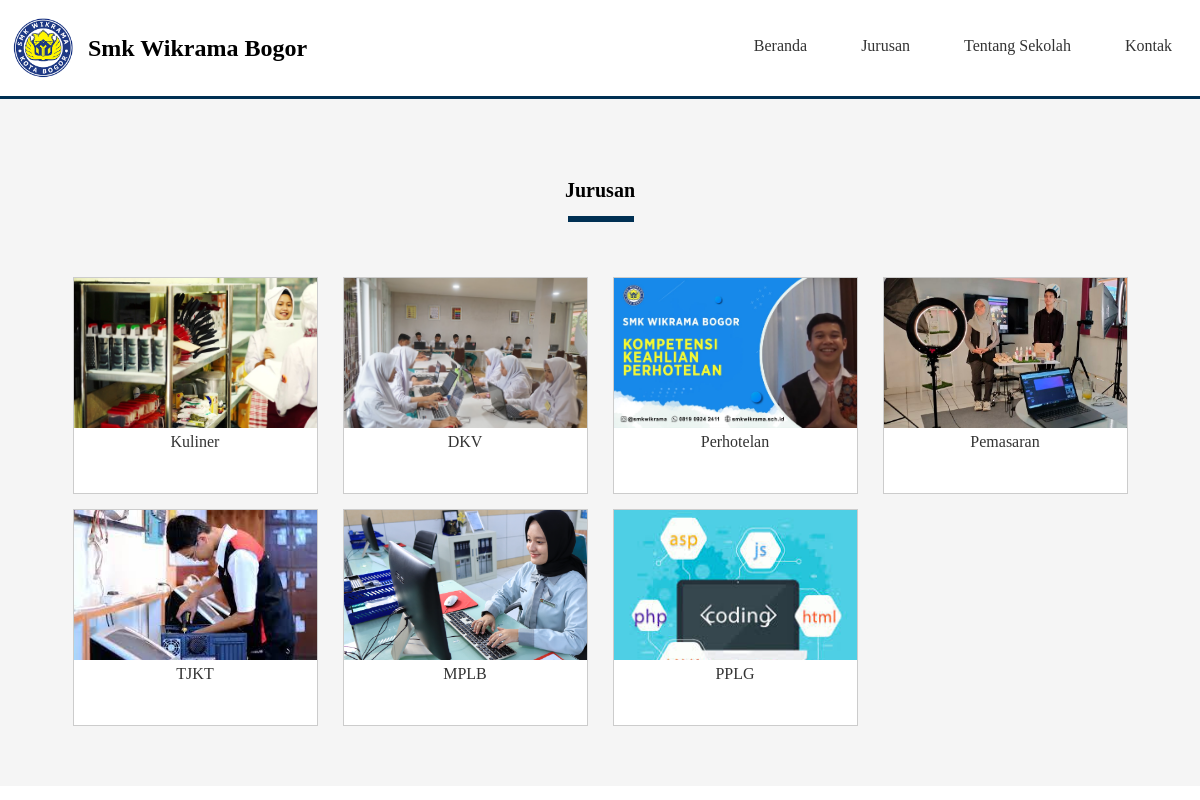
The app's page /projek/jurusan.php with its own data.
### tables this page shows
CREATE TABLE `pengaturan` (
  `id` int(11) NOT NULL,
  `nama` varchar(50) NOT NULL,
  `alamat` text NOT NULL,
  `telepon` varchar(50) NOT NULL,
  `logo` varchar(50) NOT NULL,
  `tentang_sekolah` text NOT NULL,
  `foto_sekolah` varchar(50) NOT NULL,
  `google_maps` text NOT NULL
);

CREATE TABLE `jurusan` (
  `id` int(11) NOT NULL,
  `nama` varchar(30) NOT NULL,
  `keterangan` varchar(500) NOT NULL,
  `gambar` varchar(50) NOT NULL
);

### projek/jurusan.php (the view, shortened to what this page needs)
<?php
require 'header.php';
?>
<!DOCTYPE html>
<html lang="en">
<head>
</head>
<body>
    <div class="section" id="tentang">
        <div class="container">
            <h3 class="text-center">Jurusan</h3>
            <?php
            $jurusan = mysqli_query($conn, "SELECT * FROM jurusan ORDER BY id DESC LIMIT 8");
            if (mysqli_num_rows($jurusan) > 0) {
                while ($j = mysqli_fetch_array($jurusan)) {
            ?>
                    <div class="col-4">
                        <a href="detail-jurusan.php?id=<?= $j['id'] ?>" class="thumbnail-link">
                            <div class="thumbnail-box">
                                <div class="thumbnail-img" style="background-image: url('uploads/jurusan/<?= $j['gambar'] ?>');">
                                </div>
                                <div class="thumbnail-text">
                                    <?= $j['nama'] ?>
                                </div>
                            </div>
                        </a>
                    </div>
                <?php
                }
            } else { ?>
                Tidak ada Data
            <?php } ?>
        </div>
    </div>
</body>
</html>

### projek/header.php (shortened to what this page needs)
<?php
require 'connect.php';
$identitas = mysqli_query($conn, "SELECT * FROM pengaturan ORDER BY id DESC LIMIT 1");
$d = mysqli_fetch_object($identitas);
?>
<!DOCTYPE html>
<html lang="en">
<head>
    <link rel="stylesheet" href="assets/css/styleb.css">
</head>
<body>
    <div class="header">
        <div class="container">
            <div class="header-logo">
                <img src="uploads/identitas/<?= $d->logo ?>" width="70px">
                <h2><?= $d->nama ?></h2>
            </div>
            <ul class="header-menu">
                <li><a href="index.php">Beranda</a></li>
                <li><a href="jurusan.php">Jurusan</a></li>
                <li><a href="tentang.php">Tentang Sekolah</a></li>
                <li><a href="kontak.php">Kontak</a></li>
            </ul>
        </div>
    </div>

### projek/assets/css/styleb.css (style rules this page uses)
* { margin: 0; }
h3 { font-size: 20px; }
.container { text-align: center; }
.container::after { content: ""; display: block; clear: both; }
.header { padding: 1px; border-bottom: 3px solid #003053; }
.header a { color: #333; }
.header-logo { float: left; line-height: 70px; margin: 7px; padding: 5px 0; }
.header-logo img { float: left; margin-right: 10px; }
.header-logo h2 { float: left; }
.header-menu { float: right; }
.header-menu li { float: left; line-height: 38px; list-style: none; padding: 26px 10px; }
.header-menu li a { text-decoration: none; padding: 17px; }
.section { text-align: center; padding: 60px; }
.section h3 { text-align: center; padding: 20px 30px; padding-bottom: 20px; margin-bottom: 40px; position: relative; }
.section h3::after { text-align: center; content: ""; width: 60px; border: 3px solid #003053; position: absolute; bottom: 0; display: flex; left: calc(50% - 32px); }
.col-4 { margin: auto; justify-content: center; text-align: center; min-height: 20px; padding-top: 15px; width: 25%; float: left; }
.thumbnail-box { margin: auto; border: 1px solid #ccc; width: 90%; min-height: 100px; background-color: #fff; }
.thumbnail-img { justify-content: center; text-align: center; height: 150px; background-repeat: no-repeat; background-size: cover; }
.thumbnail-text { height: 55px; padding: 5px; }
a { text-decoration: none; }
.thumbnail-link { color: #333; }
#tentang { background-color: #f5f5f5; }

### records on screen
pengaturan: logo (picture), nama "Smk Wikrama Bogor"
jurusan: gambar (picture), nama "Kuliner"
jurusan: gambar (picture), nama "DKV"
jurusan: gambar (picture), nama "Perhotelan"
jurusan: gambar (picture), nama "Pemasaran"
jurusan: gambar (picture), nama "TJKT"
jurusan: gambar (picture), nama "MPLB"
jurusan: gambar (picture), nama "PPLG"
